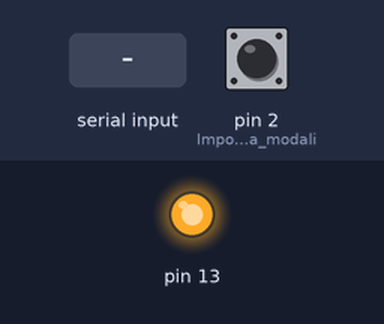
This sketch was run on a simulated Arduino Uno, built with avr-gcc and run on an emulated ATmega328P. Parts: output pins drawn as LEDs (lit = HIGH). Dashed ring = blinking. The inputs (shaded band) are chosen by the test bench; at power-on: pin 2 (Impostazione_della_modali) HIGH. What the sketch prints to the serial monitor is not drawn.

Above: at 1.2 s.
1.3 s: "b" received over Serial
At 1.45 s:
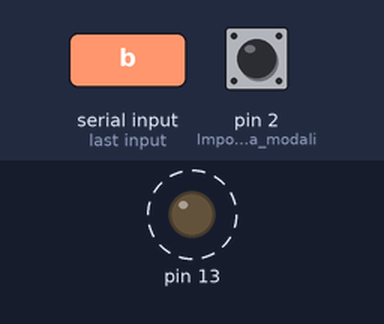
4.3 s: pin 2 (Impostazione_della_modali) pulled LOW for 0.15 s
6.0 s: pin 2 (Impostazione_della_modali) pulled LOW for 1 s
8.5 s: "p" received over Serial
10.0 s: "f" received over Serial
11.5 s: pin 2 (Impostazione_della_modali) pulsed LOW 2 times (0.12 s each, 0.3 s apart)
Timing chart, 0 to 14.5 s (numbered marks = the images above; inputs shaded):
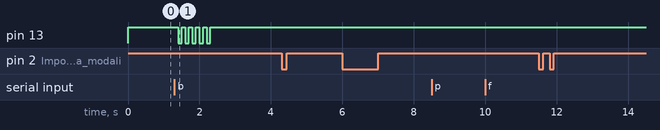

Measured:
- after the input at 1.3 s, pin 13: alternates HIGH for 0.10 s and LOW for 0.10 s, 10 changes in all, then stays HIGH, starting after 0.10 s
- after the input at 4.3 s, every drawn part: stays the same
- after the input at 6.0 s, every drawn part: stays the same
- after the input at 8.5 s, every drawn part: stays the same
- after the input at 10.0 s, every drawn part: stays the same
- after the input at 11.5 s, every drawn part: stays the same

The sketch:

Trasmettitore.ino
```cpp
#include <Arduino.h>

#include "CodaTempi.h"
#include "Id_card.h"
#include "GestioneComandi.h"

const unsigned int FREEZE=50; //Memorizza per quanto tempo dopo una rilevazione il sensore di movimento viene ignorato da Arduino allo scopo di evitare che la stessa oscillazione venga rilevata più volte

CodaTempi CodaTempi; //Archivia temporaneamente i tempi rilevati dal sistema in attesa dell'invio tramite porta seriale

int cnt = 0; //Conta il numero di oscillazioni rilevate da Arduino
unsigned long int interrupt_time = 0; //Memorizza il tempo trascorso dall'accensione di Arduino all'ultima rilevazione
unsigned long int last_interrupt_time=0; //Memorizza il tempo trascorso dall'accensione di Arduino alla penultima rilevazione

void setup()
{
	Serial.begin(9600); //Impostazione del baud rate della porta seriale
	pinMode(2, INPUT_PULLUP); //Impostazione della modalità del pin usato per il collegamento del sensore di movimento
	attachInterrupt(digitalPinToInterrupt(2), tts, RISING); //Quando il pin 2 riceve un segnale il sistema interrompe il loop ed esegue la funzione tts (time to serial)
	pinMode(13, OUTPUT);
	digitalWrite(13, HIGH); //Si imposta il LED 13 come output e lo si accende
}

void loop()
{
 if(Serial.available()){ //Ad ogni interazione del loop il programma controlla se ci sono byte da leggere (un comando è lungo 4 byte)
  GestioneComandi::LeggiEsegui(Serial.read()); //Se ci sono byte da leggere il primo viene letto e passato alla funzione che gestisce i comandi
 }
 while(!CodaTempi.isEmpty()){ //Se la coda dei tempi non è vuota in attesa di nuovi segnali dal sensore i tempi presenti vengono trasmessi al computer
   CodaTempi.pop();
 }
 delay(100); //Tra un iterazione e l'altra c'è una pausa di 0.1 secondi
}

void tts() { //Se viene ricevuto un impulso dal sensore di movimento (ovvero il grave del pendolo è transitato al punto più basso del sistema)
  if(millis()>interrupt_time+FREEZE){ //Se il periodo di "FREEZE" successivo all'ultima rilevazione è trascorso...
		interrupt_time = millis();
		CodaTempi.push(interrupt_time-last_interrupt_time); //...in coda viene inserito un tempo calcolato come la differenza tra l'ultima e la penultima rilevazione...
    last_interrupt_time=interrupt_time; //...il tempo correntemente rilevato come ultima rilevazione diventa la penultima
  }
  else{ //Altrimenti
    interrupt_time=millis(); //Il programma si limita ad aggiornare la variabile che memorizza l'ultima volta che il grave del pendolo è stato rilevato dal sensore di moviento
  }
}
```

CodaTempi.cpp
```cpp
#include "CodaTempi.h"

CodaTempi::CodaTempi()
{
	testa = NULL;
	coda = NULL;
}

void CodaTempi::push(unsigned int tempo)
{
	Rilevazione* temp = new Rilevazione;
	temp->SetTempo(tempo);
	temp->setSuccessivo(NULL);
	if (testa == NULL) {
		testa = temp;
		coda = temp;
	}
	else {
		coda->setSuccessivo(temp);
		coda = temp;
	}
}

bool CodaTempi::pop()
{
	if (testa == coda) {
		testa->printTempo();
		delete testa;
		testa = NULL;
		coda = NULL;
    return true;
	}
	else {
		testa->printTempo();
		Rilevazione* temp = testa;
		testa = testa->get_successivo();
    delete temp;
    return true;
	}
}

bool CodaTempi::isEmpty(){
  if(testa==NULL){
    return true;
  }
  else{
    return false;
  }
}
```

CodaTempi.h
```cpp
/*
Una normale coda con l'unica differenza che in fase di pop scrive il valore estratto sulla seriale anzichè salvarlo su una variabile
*/

#pragma once

#include <Arduino.h>
#include "Rilevazione.h"

class CodaTempi
{
public:
	CodaTempi();
	void push(unsigned int);
	bool pop();
  bool isEmpty();

private:
	Rilevazione *testa;
	Rilevazione *coda;
};
```

GestioneComandi.cpp
```cpp
#include "GestioneComandi.h"
#include "Id_card.h"

bool GestioneComandi::LeggiEsegui(char comando)
{
  bool retval=false; //Questa variabile salva il valore che verrà restituito alla fine, di default è false ma se il comando in input è valido la variabile verrà portata a true.
  if(comando=='b'){
    for(int i=0;i<5;i++){
      digitalWrite(13, LOW);
      delay(100);
      digitalWrite(13, HIGH);
      delay(100);
    }
    retval=true;
  }
  else if(comando=='p'){
      Serial.write('p');
      retval=true;
    }
  else if(comando=='f'){
    Id_card::vts();
    retval=true;
    }

return retval;
}
```

GestioneComandi.h
```cpp
/*
La classe GestioneComandi, al momento composta da una sola funzione si occupa di gestire i comandi in arrivo dal computer.
*/

#pragma once

#include<arduino.h>

class GestioneComandi
{
public:
  static bool LeggiEsegui(char comando); //Preso in input un comando da seriale questa funzione lo esegue e restituisce true. Se il comando non è corretto restituisce false
};
```

Id_card.cpp
```cpp
#include "Id_card.h"

void Id_card::vts()
{
  Serial.write(major_release_id);
  Serial_util::int16(update_id);
  Serial.write(version_id);
}
```

Id_card.h
```cpp
/*
Id card è una funzione che trasmette la versione del firmware di cronometraggio presente su Arduino in un formato comprensibile dai programmi che vi si interfacciano,
quando questo sistema verrà adattato per l'uso sportivo con realizzazione di un nuovo software per PC che userà i tempi rilevati per creare classifiche e non per analizzare
il moto di un pendolo questa funzione servirà per prevenire l'uso di firmware obsoleti o errati evitando conflitti derivanti da comandi da parte del PC che Arduino non riesce
a gestire.
*/

#pragma once

#include<arduino.h>

#include "Serial_util.h"

class Id_card
{
public:
  static void vts(); //Questa funzione trasmette al PC la versione del Firmware installato su Arduino

private:
  static const byte major_release_id = 0; //Questo numero è il progressivo della major release, al momento il firmware è in versione 0.
  static const unsigned int update_id = 4; //Questo numero è il progressivo degli aggiornamenti minori.
  static const char version_id = 'P'; //Questa lettera corrisponde alla tipologia di fimware (P=pendulum, S=sport), ciò permetterà di derivare dallo stesso firmware diverse sottoversioni per usi diversi

  Id_card() {} //Il costruttore è privato quindi Id_card non può essere istanziata
};
```

Rilevazione.cpp
```cpp
#include "Rilevazione.h"

void Rilevazione::SetTempo(unsigned int tempo)
{
	this->tempo = tempo;
}

void Rilevazione::printTempo()
{
	Serial_util::int16(this->tempo);
}

void Rilevazione::setSuccessivo(Rilevazione *successivo)
{
	this->successivo = successivo;
}

Rilevazione * Rilevazione::get_successivo()
{
	return this->successivo;
}
```

Rilevazione.h
```cpp
/*
Gli oggetti Rilevazione sono usati come elementi di CodaTempi
*/

#pragma once

#include<arduino.h>

#include "Serial_util.h"

class Rilevazione
{
public:
	void SetTempo(unsigned int);
	void printTempo();
	void setSuccessivo(Rilevazione*);
	Rilevazione* get_successivo();

private:
	unsigned int tempo;
	Rilevazione* successivo;
};
```

Serial_util.cpp
```cpp
#include "Serial_util.h"

void Serial_util::int16(int input){ //Questa funzione gestisce la trasmissione di un int16 su seriale
  unsigned char buf[2];
  memcpy(buf,&input,sizeof(int));
  Serial.write(buf,2);
}
```

Serial_util.h
```cpp
/*
Funzioni di utilità per la comunicazione seriale
*/

#pragma once

#include<Arduino.h>

class Serial_util
{
public:
  static void int16(int);

private:
  Serial_util() {}
};
```
